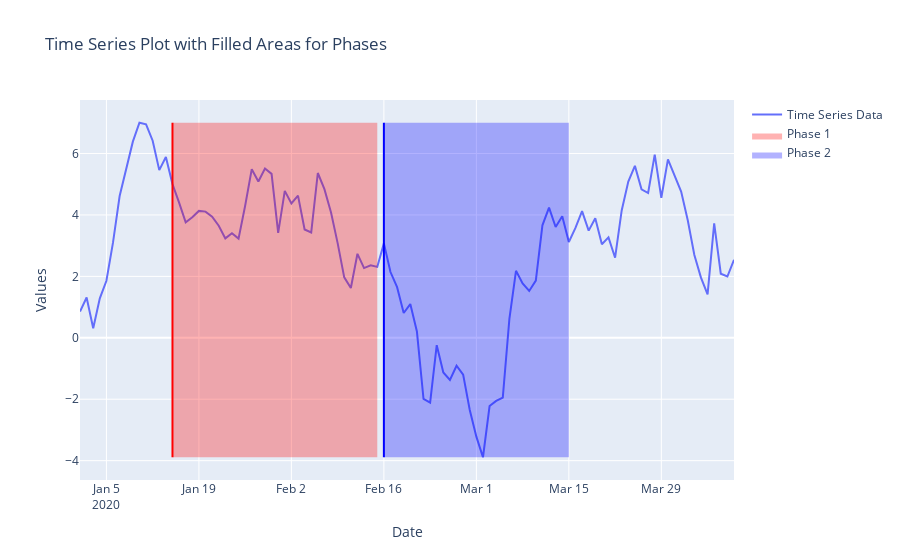

The notebook cell this image was saved under:
### Code cell
import plotly.graph_objects as go
import pandas as pd
import numpy as np


# Sample data
dates = pd.date_range('2020-01-01', periods=100)
values = np.random.randn(100).cumsum()

# Create a Plotly figure
fig = go.Figure()

# Add time series data
fig.add_trace(go.Scatter(x=dates, y=values, mode='lines', name='Time Series Data'))

# Fill area for Phase 1
fig.add_trace(go.Scatter(
    x=["2020-01-15", "2020-01-15", "2020-02-15", "2020-02-15"],
    y=[min(values), max(values), max(values), min(values)],
    fill='toself',
    fillcolor='rgba(255, 0, 0, 0.3)',  # Fill color for Phase 1
    line=dict(color='rgba(255, 255, 255, 0)'),  # Transparent line
    name='Phase 1'
))

# Fill area for Phase 2
fig.add_trace(go.Scatter(
    x=["2020-02-16", "2020-02-16", "2020-03-15", "2020-03-15"],
    y=[min(values), max(values), max(values), min(values)],
    fill='toself',
    fillcolor='rgba(0, 0, 255, 0.3)',  # Fill color for Phase 2
    line=dict(color='rgba(255, 255, 255, 0)'),  # Transparent line
    name='Phase 2'
))

# Add vertical line separators
fig.add_shape(
    type="line",
    x0="2020-01-15", y0=min(values), x1="2020-01-15", y1=max(values),
    line=dict(color="Red", width=2),
)

fig.add_shape(
    type="line",
    x0="2020-02-16", y0=min(values), x1="2020-02-16", y1=max(values),
    line=dict(color="Blue", width=2),
)

# Update layout
fig.update_layout(
    title='Time Series Plot with Filled Areas for Phases',
    xaxis_title='Date',
    yaxis_title='Values',
    showlegend=True
)

# Show the figure
fig.show()

### Figure 1 — Plotly figure (JSON) as saved in the notebook; plotly's stock layout.template omitted (floating-point values rounded to 4 significant figures)
{"data": [{"mode": "lines", "name": "Time Series Data", "type": "scatter", "x": ["2020-01-01T00:00:00", "2020-01-02T00:00:00", "2020-01-03T00:00:00", "2020-01-04T00:00:00", "2020-01-05T00:00:00", "2020-01-06T00:00:00", "2020-01-07T00:00:00", "2020-01-08T00:00:00", "2020-01-09T00:00:00", "2020-01-10T00:00:00", "2020-01-11T00:00:00", "2020-01-12T00:00:00", "2020-01-13T00:00:00", "2020-01-14T00:00:00", "2020-01-15T00:00:00", "2020-01-16T00:00:00", "2020-01-17T00:00:00", "2020-01-18T00:00:00", "2020-01-19T00:00:00", "2020-01-20T00:00:00", "2020-01-21T00:00:00", "2020-01-22T00:00:00", "2020-01-23T00:00:00", "2020-01-24T00:00:00", "2020-01-25T00:00:00", "2020-01-26T00:00:00", "2020-01-27T00:00:00", "2020-01-28T00:00:00", "2020-01-29T00:00:00", "2020-01-30T00:00:00", "2020-01-31T00:00:00", "2020-02-01T00:00:00", "2020-02-02T00:00:00", "2020-02-03T00:00:00", "2020-02-04T00:00:00", "2020-02-05T00:00:00", "2020-02-06T00:00:00", "2020-02-07T00:00:00", "2020-02-08T00:00:00", "2020-02-09T00:00:00", "2020-02-10T00:00:00", "2020-02-11T00:00:00", "2020-02-12T00:00:00", "2020-02-13T00:00:00", "2020-02-14T00:00:00", "2020-02-15T00:00:00", "2020-02-16T00:00:00", "2020-02-17T00:00:00", "2020-02-18T00:00:00", "2020-02-19T00:00:00", "2020-02-20T00:00:00", "2020-02-21T00:00:00", "2020-02-22T00:00:00", "2020-02-23T00:00:00", "2020-02-24T00:00:00", "2020-02-25T00:00:00", "2020-02-26T00:00:00", "2020-02-27T00:00:00", "2020-02-28T00:00:00", "2020-02-29T00:00:00", "2020-03-01T00:00:00", "2020-03-02T00:00:00", "2020-03-03T00:00:00", "2020-03-04T00:00:00", "2020-03-05T00:00:00", "2020-03-06T00:00:00", "2020-03-07T00:00:00", "2020-03-08T00:00:00", "2020-03-09T00:00:00", "2020-03-10T00:00:00", "2020-03-11T00:00:00", "2020-03-12T00:00:00", "2020-03-13T00:00:00", "2020-03-14T00:00:00", "2020-03-15T00:00:00", "2020-03-16T00:00:00", "2020-03-17T00:00:00", "2020-03-18T00:00:00", "2020-03-19T00:00:00", "2020-03-20T00:00:00", "2020-03-21T00:00:00", "2020-03-22T00:00:00", "2020-03-23T00:00:00", "2020-03-24T00:00:00", "2020-03-25T00:00:00", "2020-03-26T00:00:00", "2020-03-27T00:00:00", "2020-03-28T00:00:00", "2020-03-29T00:00:00", "2020-03-30T00:00:00", "2020-03-31T00:00:00", "2020-04-01T00:00:00", "2020-04-02T00:00:00", "2020-04-03T00:00:00", "2020-04-04T00:00:00", "2020-04-05T00:00:00", "2020-04-06T00:00:00", "2020-04-07T00:00:00", "2020-04-08T00:00:00", "2020-04-09T00:00:00"], "y": [0.8551, 1.314, 0.3103, 1.285, 1.857, 3.106, 4.615, 5.493, 6.387, 7.002, 6.951, 6.416, 5.46, 5.888, 5.005, 4.404, 3.761, 3.923, 4.132, 4.109, 3.945, 3.647, 3.238, 3.402, 3.228, 4.299, 5.49, 5.088, 5.512, 5.338, 3.418, 4.784, 4.375, 4.629, 3.527, 3.432, 5.366, 4.841, 4.082, 3.082, 1.969, 1.621, 2.735, 2.271, 2.362, 2.308, 3.075, 2.142, 1.648, 0.8074, 1.099, 0.2043, -1.993, -2.111, -0.2396, -1.127, -1.371, -0.9092, -1.199, -2.352, -3.219, -3.889, -2.223, -2.055, -1.947, 0.6149, 2.182, 1.772, 1.526, 1.865, 3.663, 4.237, 3.607, 3.957, 3.121, 3.579, 4.126, 3.49, 3.895, 3.045, 3.269, 2.607, 4.147, 5.087, 5.599, 4.837, 4.715, 5.965, 4.559, 5.81, 5.267, 4.76, 3.829, 2.697, 1.959, 1.412, 3.727, 2.087, 1.996, 2.539]}, {"fill": "toself", "fillcolor": "rgba(255, 0, 0, 0.3)", "line": {"color": "rgba(255, 255, 255, 0)"}, "name": "Phase 1", "type": "scatter", "x": ["2020-01-15", "2020-01-15", "2020-02-15", "2020-02-15"], "y": [-3.889, 7.002, 7.002, -3.889]}, {"fill": "toself", "fillcolor": "rgba(0, 0, 255, 0.3)", "line": {"color": "rgba(255, 255, 255, 0)"}, "name": "Phase 2", "type": "scatter", "x": ["2020-02-16", "2020-02-16", "2020-03-15", "2020-03-15"], "y": [-3.889, 7.002, 7.002, -3.889]}], "layout": {"shapes": [{"line": {"color": "Red", "width": 2}, "type": "line", "x0": "2020-01-15", "x1": "2020-01-15", "y0": -3.889, "y1": 7.002}, {"line": {"color": "Blue", "width": 2}, "type": "line", "x0": "2020-02-16", "x1": "2020-02-16", "y0": -3.889, "y1": 7.002}], "showlegend": true, "title": {"text": "Time Series Plot with Filled Areas for Phases"}, "xaxis": {"title": {"text": "Date"}}, "yaxis": {"title": {"text": "Values"}}}}
